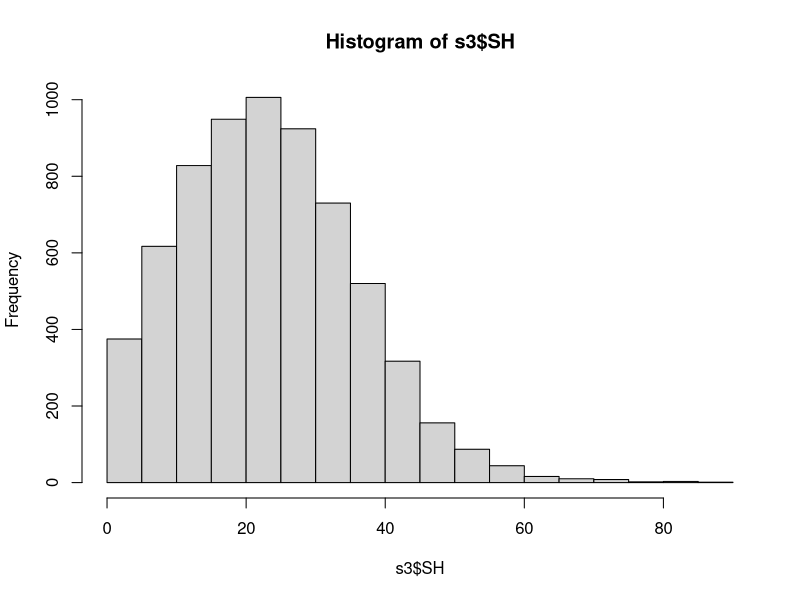

The R script that drew this image: (Note: this script raises an error after producing the figure.)
#This reads in the 2022 Apalach data from matt davis from two different tabs
#one is the shell heights and the other are the counts
#need to calculate the proportion of the different size categories and apply those proportions to the counts

#
#The stations that received cultch are: "Deep North"  "Deep South"  "Restoration."
#-Matt

#August 28, 2022 update. Need to correct this file again
#because the stations that received cultch are not correct
#Matt has provided a new data file and indicated Y/N whether 
#a station was a restoration site. This may change results
#as the number of stations is a lot fewer.


library(readxl)
library(tidyverse)
library(dplyr)
library(reshape)
library(ggplot2)
library(lubridate)

SH <- read_excel("AB_ShellBudget_Pine.xlsx", 
                 sheet = "SHs", col_types = c("numeric", 
                                              "date", "text", "text", "numeric", 
                                              "text", "numeric", "numeric", "text"))

Counts <- read_excel("AB_ShellBudget_Pine.xlsx", 
                     sheet = "Counts", col_types = c("numeric", 
                                                     "date", "text", "text", "numeric", 
                                                     "numeric", "numeric", "numeric", 
                                                     "numeric", "numeric", "numeric", 
                                                     "text"))
#now start cleaning SH first

names(SH)

s2 <- SH
str(s2)

names(s2)


names(s2)[3] <- "Site"

names(s2)[9] <- "Restored"


s2$SH[s2$SH == ""] <-NA

#now make SH a number
s2$SH <- as.numeric(s2$SH)

#work on date

s3 <- s2 %>%
  mutate(Year = year(s2$Date),
         Month = month(s2$Date),
         Day = day(s2$Date))
        
s3.1<- subset(s3, s3$Year == "2022" )

s3.2<- subset(s3.1, s3.1$Restored == "Yes")

s3<-s3.2

str(s3)


###
#add period

s3$Period <- NA
firstyear <- 2015
endyear <- max(s3$Year)

years <- sort(rep(firstyear:endyear, times = 1, each = 2))

for(i in unique(years)){
  y <- i #year
  p <- which(years == i) #period number - 2010 = 1 and 2, 2014 = 3 and 4, and so forth.
  for(j in 1:nrow(s3)){
    if(s3$Year[j] == y & s3$Month[j] > 3 & s3$Month[j] < 10) s3$Period[j] = p[1] #year i months 4-9
    if(s3$Year[j] == y & s3$Month[j] > 9) s3$Period[j] = p[2] #year i months 10-12
    if(s3$Year[j] == y+1 & s3$Month[j] < 4) s3$Period[j] = p[2] #year i+1 months 1-3
  }
}

s3$Season <- "Winter"
s3$Season[s3$Period == 1 | s3$Period == 3 | s3$Period == 5 | s3$Period == 7 | s3$Period == 9| s3$Period == 11| s3$Period == 13| s3$Period == 15] <- "Summer"

####

#checking things

names(s3)

unique(s3$Period)

table(s3$Period,s3$Month)
table(s3$Period,s3$Season)

######
hist(s3$SH)

num_spat<-length(s3$SH[s3$SH<26])
num_total<-length(s3$SH)

proportion_spat<-num_spat/num_total

########
####SPAT######
p14<- subset(s3, s3$Period == 14)
num_spat_p14<-length(p14$SH[p14$SH<26])
num_total_p14<-length(p14$SH)
proportion_spat_p14<-num_spat_p14/num_total_p14
#0.72 spat

p15 <- subset(s3, s3$Period == 15)
num_spat_p15<-length(p15$SH[p15$SH<26])
num_total_p15<-length(p15$SH)
proportion_spat_p15<-num_spat_p15/num_total_p15
#0.38 spat

###SEED
#seed are done using dplyr, so different than seed or legal 

num_seed_p14<-length(subset(p14$SH, p14$SH>=26 & p14$SH<76))
num_total_p14<-length(p14$SH)
proportion_seed_p14<-num_seed_p14/num_total_p14
#0.28 seed

num_seed_p15<-length(subset(p15$SH, p15$SH>=26 & p15$SH<76))
num_total_p15<-length(p15$SH)
proportion_seed_p15<-num_seed_p15/num_total_p15
#0.63 seed

####Legal######
num_Legal_p14<-length(subset(p14$SH, p14$SH>=76))
num_total_p14<-length(p14$SH)
proportion_legal_p14<-num_Legal_p14/num_total_p14
#0.0005 Legal

num_Legal_p15<-length(subset(p15$SH, p15$SH>=76))
num_total_p15<-length(p15$SH)
proportion_legal_p15<-num_Legal_p15/num_total_p15
#0.001 Legal


###now clean counts

c1<-Counts

names(c1)
head(c1)

names(c1)[2] <- "Date"
names(c1)[3] <- "StationName"
names(c1)[5] <- "Quadrat"
names(c1)[9] <- "Quadrat_live"
names(c1)[10] <- "Quadrat_dead"
names(c1)[7] <- "Volume_L"
names(c1)[6] <- "Weight_kg"
names(c1)[8] <- "Number_drills"
names(c1)[12] <- "Restored"
str(c1)

c1.1<- subset(c1, c1$Restored == "Yes")
c1<-c1.1

str(c1$Date)

names(c1)

###
#add year, month, day

c2 <-c1 %>%
  mutate(Year = year(c2$Date),
         Month = month(c2$Date),
         Day = day(c2$Date))

str(c2)

#####
##
c2.1<- subset(c2, c2$Year == "2022" )
names(c2.1)

unique(c2.1$StationName)

c2<-c2.1

#########

c2$Period <- NA
firstyear <- 2015
endyear <- max(c2$Year)

years <- sort(rep(firstyear:endyear, times = 1, each = 2))

for(i in unique(years)){
  y <- i #year
  p <- which(years == i) #period number - 2010 = 1 and 2, 2014 = 3 and 4, and so forth.
  for(j in 1:nrow(c2)){
    if(c2$Year[j] == y & c2$Month[j] > 3 & c2$Month[j] < 10) c2$Period[j] = p[1] #year i months 4-9
    if(c2$Year[j] == y & c2$Month[j] > 9) c2$Period[j] = p[2] #year i months 10-12
    if(c2$Year[j] == y+1 & c2$Month[j] < 4) c2$Period[j] = p[2] #year i+1 months 1-3
  }
}

c2$Season <- "Winter"
c2$Season[c2$Period == 1 | c2$Period == 3 | c2$Period == 5 | c2$Period == 7 | c2$Period == 9| c2$Period == 11| c2$Period == 13| c2$Period == 15] <- "Summer"

####

unique(c2$Period)

table(c2$Period,c2$Month)
table(c2$Period,c2$Season)

names(s3)
names(c2)

head(c2)

#subset the columns to the ones you want to work with
c3 <- c2 %>% 
  dplyr::select("Survey","StationName","Quadrat"
                ,"Quadrat_live","Quadrat_dead","Weight_kg",
                "Number_drills","Month","Day","Year","Period","Season")

unique(c3$Period)


c3$Spatprop <-0.99
c3$Spatprop[c3$Period ==14] <-proportion_spat_p14
c3$Spatprop[c3$Period ==15] <-proportion_spat_p15

c3$Seedprop <-0.99
c3$Seedprop[c3$Period ==14] <-proportion_seed_p14
c3$Seedprop[c3$Period ==15] <-proportion_seed_p15

c3$Legalprop <-0.99
c3$Legalprop[c3$Period ==14] <-proportion_legal_p14
c3$Legalprop[c3$Period ==15] <-proportion_legal_p15

##next you need to take these proportions and apply them to the total counts in each period
#this is how you did it in the FWC "random" for random effects file


# 
# #now multiply these proportions * the Quadrat_live
# #round it so there are no fractions of oysters
# #and convert to integer
c3$TotalSpat <-as.integer(round((c3$Quadrat_live * c3$Spatprop),0))
c3$TotalSeed <-as.integer(round((c3$Quadrat_live * c3$Seedprop),0))
c3$TotalLegal <-as.integer(round((c3$Quadrat_live * c3$Legalprop),0))

# 
head(c3)

#subset the columns to the ones you want to work with
c4 <- c3 %>% 
  dplyr::select("Survey","StationName","Quadrat"
                ,"TotalSpat","TotalSeed","TotalLegal","Weight_kg",
                "Number_drills","Month","Day","Year","Period","Season")



write.table(c4, file = "~/Git/AB_DEP/FWC_2022_to_merge.csv", row.names = FALSE,col.names = TRUE,sep = ",")
